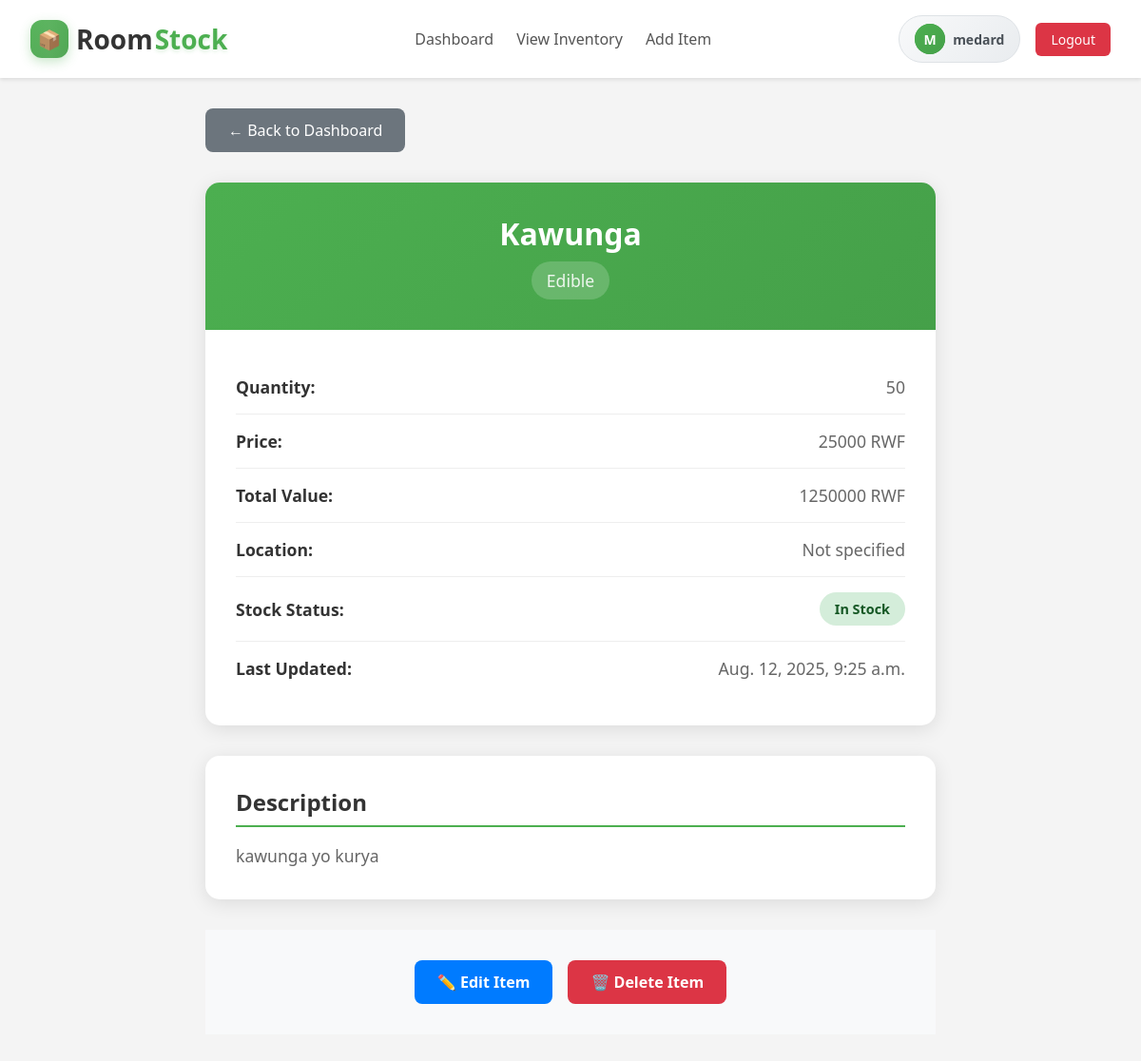
The app's page /item/9 (signed in) with its own data.
### roomstockapp/models.py (models this page shows, shortened)
class Product(models.Model):
    product_id = models.AutoField(primary_key=True)
    name = models.CharField(max_length=100)
    sku = models.CharField(max_length=50, unique=True)
    description = models.TextField(blank=True, null=True)
    price = models.DecimalField(max_digits=10, decimal_places=2)
    quantity = models.IntegerField(default=0)
    category = models.ForeignKey(Category, on_delete=models.SET_NULL, null=True, blank=True)
    user = models.ForeignKey(User, on_delete=models.CASCADE)
    created_at = models.DateTimeField(auto_now_add=True)
    updated_at = models.DateTimeField(auto_now=True)
    is_active = models.BooleanField(default=True)
    @property
    def total_value(self):
        return self.price * self.quantity
    class Meta:
        ordering = ['-created_at']

class Category(models.Model):
    name = models.CharField(max_length=100)
    description = models.TextField(blank=True, null=True)
    created_at = models.DateTimeField(auto_now_add=True)
    updated_at = models.DateTimeField(auto_now=True)
    def __str__(self):
        return self.name
    class Meta:
        verbose_name_plural = "Categories"

### roomstockapp/views.py (the view)
# urls.py: path("item/<int:product_id>",views.display_item,name="display_item"),
def display_item(request, product_id):
    product = get_object_or_404(Product, product_id=product_id, user=request.user)
    return render(request, 'inventory/display.html', {'item': product})

### roomstockapp/templates/inventory/display.html (shortened to what this page needs)
{% extends "main.html" %}
{% load static %}
{% block content %}
<div class="display-container">
  <a href="{% url 'index' %}" class="back-button">
    ← Back to Dashboard
  </a>
  <div class="item-card">
    <div class="item-header">
      <h1 class="item-title">{{ item.name|default:"Item Name" }}</h1>
      <span class="item-category">{{ item.category|default:"Category" }}</span>
    </div>
    <div class="item-details">
      <div class="detail-row">
        <span class="detail-label">Quantity:</span>
        <span class="detail-value">{{ item.quantity|default:"0" }}</span>
      </div>
      <div class="detail-row">
        <span class="detail-label">Price:</span>
        <span class="detail-value">{{ item.price|floatformat:0 }} RWF</span>
      </div>
      <div class="detail-row">
        <span class="detail-label">Total Value:</span>
        <span class="detail-value">{{ item.total_value|floatformat:0 }} RWF</span>
      </div>
      <div class="detail-row">
        <span class="detail-label">Location:</span>
        <span class="detail-value">{{ item.location|default:"Not specified" }}</span>
      </div>
      <div class="detail-row">
        <span class="detail-label">Stock Status:</span>
        <span class="stock-status status-in-stock">In Stock</span>
      </div>
      <div class="detail-row">
        <span class="detail-label">Last Updated:</span>
        <span class="detail-value">{{ item.updated_at|default:"Today" }}</span>
      </div>
    </div>
  </div>
  <div class="description-section">
    <h2 class="section-title">Description</h2>
    <p class="description-text">
      {{ item.description|default:"No description available for this item." }}
    </p>
  </div>
  <div class="action-buttons">
    <a href="{% url 'edit_item' item.product_id %}" class="action-btn edit-btn">
      ✏️ Edit Item
    </a>
    <a href="{% url 'delete_item' item.product_id %}" class="action-btn delete-btn">
      🗑️ Delete Item
    </a>
  </div>
</div>
{% endblock content %}

### roomstockapp/templates/components/navbar.html (shortened to what this page needs)
<!DOCTYPE html>
<html lang="en">
  <head>
  </head>
  <body>
    <nav>
      <a href="{% url 'index' %}" class="logo">
        <div class="logo-icon">📦</div>
        <div class="logo-text">
          <span class="logo-room">Room</span>
          <span class="logo-stock">Stock</span>
        </div>
      </a>
      {% if user.is_authenticated %}
        <div class="nav-links">
          <a href="{% url 'index' %}">Dashboard</a>
          <a href="{% url 'inventory_list' %}">View Inventory</a>
          <a href="{% url 'add_item' %}">Add Item</a>
        </div>
        <div class="user-section">
          <div class="user-info">
            <div class="user-avatar">
              <a href="{% url 'profile' %}" class="user-avatar">
              {{ user.username|first|upper }}
            </a>
            </div>
            <span class="username">{{ user.username }}</span>
          </div>
          <a href="{% url 'logout' %}" class="logout-btn">Logout</a>
        </div>
      {% else %}
        <div class="auth-buttons">
          <a href="{% url 'login' %}"><button>Login</button></a>
          <a href="{% url 'register' %}"><button>Register</button></a>
        </div>
      {% endif %}
    </nav>
  </body>
</html>

### roomstockapp/templates/components/navbar.html (style rules this page uses)
* { box-sizing: border-box; margin: 0; padding: 0; }
body { font-family: "Segoe UI", sans-serif; background-color: #f4f4f4; }
nav { display: flex; justify-content: space-between; align-items: center; padding: 1rem 2rem; background-color: #fff; box-shadow: 0 2px 4px rgba(0, 0, 0, 0.1); }
.logo { display: flex; align-items: center; gap: 8px; font-size: 28px; font-weight: 700; text-decoration: none; color: #333; transition: transform 0.3s ease; }
.logo-icon { width: 40px; height: 40px; background: linear-gradient(135deg, #4CAF50, #45a049); border-radius: 12px; display: flex; align-items: center; justify-content: center; color: white; font-size: 20px; font-weight: bold; box-shadow: 0 4px 12px rgba(76, 175, 80, 0.3); position: relative; overflow: hidden; }
.logo-icon::before { content: ''; position: absolute; top: -50%; left: -50%; width: 200%; height: 200%; background: linear-gradient(45deg, transparent, rgba(255,255,255,0.1), transparent); transform: rotate(45deg); animation: shine 3s infinite; }
.logo-text { display: flex; align-items: baseline; gap: 2px; }
.logo-room { color: #333; font-weight: 600; }
.logo-stock { color: #4CAF50; font-weight: 800; text-shadow: 0 2px 4px rgba(76, 175, 80, 0.2); position: relative; }
.logo-stock::after { content: ''; position: absolute; bottom: -2px; left: 0; width: 100%; height: 2px; background: linear-gradient(90deg, #4CAF50, #45a049); border-radius: 1px; transform: scaleX(0); transform-origin: left; transition: transform 0.3s ease; }
nav .nav-links { display: flex; gap: 1.5rem; }
nav .nav-links a { text-decoration: none; color: #555; font-weight: 500; transition: color 0.3s; }
.user-section { display: flex; align-items: center; gap: 1rem; }
.user-info { display: flex; align-items: center; gap: 0.5rem; padding: 0.5rem 1rem; background: linear-gradient(135deg, #f8f9fa, #e9ecef); border-radius: 25px; border: 1px solid #dee2e6; transition: all 0.3s ease; }
.user-avatar { width: 32px; height: 32px; background: linear-gradient(135deg, #4CAF50, #45a049); border-radius: 50%; display: flex; align-items: center; justify-content: center; color: white; font-weight: bold; font-size: 14px; text-transform: uppercase; text-decoration: none; }
.username { font-weight: 600; color: #495057; font-size: 14px; }
.logout-btn { padding: 0.5rem 1rem; border: none; border-radius: 6px; background-color: #dc3545; color: white; font-weight: 500; font-size: 14px; cursor: pointer; transition: all 0.3s ease; text-decoration: none; display: inline-block; }

### records on screen
Product: name "Kawunga", category "Edible", quantity "50", price "25000", total_value "1250000", updated_at "Aug. 12, 2025, 9:25 a.m.", description "kawunga yo kurya"

### other values on screen
{{ user.username|first|upper }} "M"
{{ user.username }} "medard"
{{ item.location|default:"Not specified" }} "Not specified"
